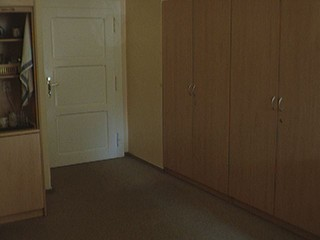
#> input picture Office/Office/img01_0001.jpg, 320 x 240 px; its folder holds 3 pictures in this run; the run also reads 2 pictures not shown here
$ python Project1.py
#> lines starting #> are read from the running program, lines starting #| are printed output that depends on the picture; after the words box and inside, x2 and y2 are one past the last pixel; in counts of white or black regions, pixels touching at a corner belong together
from pathlib import Path
import cv2
import numpy as np
import matplotlib.pyplot as plt

"""
-----------------------Welcome to Project 1! -------------------------------------------

Please start by !!!!!!!!!!!modifying the path!!!!!!!!!!!!! to the image folder below, under SET PATH. Then run

Enter desired standard deviations. Those used in the report are 0.8, 1.5, and 3 for both t and s, in increasing order.

- First Window
you will see only the results of each temporal derivative filter, labelled.
To advance to the next part, x out of the window.

- Second Window
you will see every combination of spatial filter and temporal filter.
The columns of the grid are labelled. The rows from top to bottom show:
            the original image
            0.5[-1 0 1]
            1D gaussian derivative with std dev of 0.8
            1D gaussian derivative with std dev of 1.5
            1D gaussian derivative with std dev of 3
again, x out of the window to advance to the next part

- Third Window
the best temporal filter and spatial filter combination was determined visually, then adaptive thresholding was applied.
You will see the results of three different values of k, which can be adjusted in the USER INPUT section of the code.
x out of the window to end the program.

-------------------Please email if there are any questions or concerns ----------------------------

miles.l@northeastern.edu
shen.mat@northeastern.edu
"""


# - SET PATH - -----------------------------------------------------------------------------------------------------------
# Currently set up to run as long as the zip folder was extracted in the same directory as the python file exists in
# please replace images_dir with path to folder of images! Make sure it is a path object. For example:

#images_dir = Path("C:/Users/lilym/Desktop/CV-Spring2026/RedChair/RedChair/")


images_dir = Path(__file__).parent / "Office" / "Office"
image_files = sorted(images_dir.glob("*.jpg"))
print("number of images found:", len(image_files))

# - USER INPUT -
print("\nPlease enter three standard deviations (tσ) for the temporal 1D Gaussian Derivative filter, in INCREASING order:")
t1 = float(input("tσ 1: "))
#> the answer given: 1
t2 = float(input("tσ 2: "))
#> the answer given: 3
t3 = float(input("tσ 3: "))
#> the answer given: 3

print("\nPlease enter three standard deviations (sσ) for the spatial smoothing 2D Gaussian filter, in INCREASING order:")
s1 = float(input("sσ 1: "))
#> the answer given: 1
s2 = float(input("sσ 2: "))
#> the answer given: 3
s3 = float(input("sσ 3: "))
#> the answer given: 3

# threshold multipliers for Part 3
k_values = [2.5, 4.0, 6.0]


# - FUNCTION DEFINITIONS - ----------------------------------------------------------------------------------------------------------

# 1D gaussian derivative
def GaussianDeriv_1D(t_sigma):
    r = int(np.ceil(3 * t_sigma))
    t = np.arange(-r, r + 1, dtype=np.float32)
    filt = -(t / (t_sigma ** 2)) * np.exp(-(t ** 2) / (2 * t_sigma ** 2))
    filt = filt / (np.sum(np.abs(filt)) + 1e-12)
    return filt.astype(np.float32), r

def apply_GausDeriv1D_stack(stack, filt):
    acc = None
    for idx, img in enumerate(stack):
        w = filt[idx]
        if acc is None:
            acc = w * img
        else:
            acc += w * img
    return acc

# 2D spatial filtering ALL
def spatial_filtering(gray, mode, sigma=1.0):
    if mode == "box3x3":
        return cv2.blur(gray, (3, 3))
    if mode == "box5x5":
        return cv2.blur(gray, (5, 5))
    if mode == "gauss":
        return cv2.GaussianBlur(gray, (0, 0), sigma)
    return gray


#threshholding
def threshold(grad_abs, k):
    sigma_est = np.median(grad_abs) / 0.67449
    return k * sigma_est

# loading all images into memory to try to make it faster
all_images = [cv2.imread(str(f), cv2.IMREAD_GRAYSCALE).astype(np.float32) for f in image_files]
#> all_images = 3 items


# - PART 1 - -----------------------------------------------------------------------------------------------------------------------
print("PART 1 – Temporal Filter Comparison")

f1, r1 = GaussianDeriv_1D(t1)
f2, r2 = GaussianDeriv_1D(t2)
f3, r3 = GaussianDeriv_1D(t3)

max_r = max(r1, r2, r3, 1)

fig1 = plt.figure("PART 1 – Temporal Filter Comparison", figsize=(18, 6))
plt.ion()

for i in range(max_r, len(all_images) - max_r):
    if not plt.fignum_exists(fig1.number):  # stop if user hits x
        break

    original = all_images[i]

    # 0.5[-1 0 1] temporal filter
    prev = all_images[i - 1]
    next = all_images[i + 1]
    simple = 0.5 * (next - prev)

    # 1D gaussian derivative results

    d1 = apply_GausDeriv1D_stack(all_images[i - r1:i + r1 + 1], f1)
    d2 = apply_GausDeriv1D_stack(all_images[i - r2:i + r2 + 1], f2)
    d3 = apply_GausDeriv1D_stack(all_images[i - r3:i + r3 + 1], f3)

    plt.clf()
    titles = ["Original", "0.5[-1 0 1]", f"1D Gaussian Derivative \n  tσ={t1}", f"1D Gaussian Derivative \n  tσ={t2}", f"1D Gaussian Derivative \n tσ={t3}"]
    images = [original, np.abs(simple), np.abs(d1), np.abs(d2), np.abs(d3)]

    for j in range(2):
        plt.subplot(2, 3, j + 1)
        plt.imshow(images[j], cmap="gray")
        plt.title(titles[j])
        plt.axis("off")
    for j in range(3):
        plt.subplot(2, 3, j + 4)
        plt.imshow(images[j + 2], cmap="gray")
        plt.title(titles[j + 2])
        plt.axis("off")

    plt.pause(0.01)
#> this loop made 0 passes

plt.ioff()
plt.show()


# - PART TWO - -----------------------------------------------------------------------------------------------------------------------------------

print("PART 2 – Spatial + Temporal Filter Comparison")

fig2 = plt.figure("PART 2 – Spatial + Temporal Filter Comparison", figsize=(20, 15))
plt.ion()

# computing spatially filtered version of all versions of the image created in part 1
spatial_modes = ["none", "box3x3", "box5x5", "gauss_s1", "gauss_s2", "gauss_s3"]
pre_spatial = []
for img in all_images:
    pre_spatial.append([
        img,
        spatial_filtering(img, "box3x3"),
        spatial_filtering(img, "box5x5"),
        spatial_filtering(img, "gauss", s1),
        spatial_filtering(img, "gauss", s2),
        spatial_filtering(img, "gauss", s3)
    ])
#> this loop made 3 passes
#> after the loop, pre_spatial = 3 items

temporal_filters = [("Original", None, 0), ("0.5[-1 0 1]", None, 1), (f"tσ={t1}", f1, r1), (f"tσ={t2}", f2, r2), (f"tσ={t3}", f3, r3)]
n_temporal = len(temporal_filters)
n_spatial = len(spatial_modes)

for i in range(max_r, len(all_images) - max_r):
    if not plt.fignum_exists(fig2.number):  # stop if user hits x
        break

    results = []

    for temp_name, filt, r in temporal_filters:
        for s_idx in range(n_spatial):
    # select prefiltered image stack
            if temp_name == "Original":
                results.append(pre_spatial[i][s_idx])
            elif temp_name == "0.5[-1 0 1]":
                prev_s = pre_spatial[i - 1][s_idx]
                next_s = pre_spatial[i + 1][s_idx]
                results.append(0.5 * (next_s - prev_s))
            else:
                stack = [pre_spatial[i + offset][s_idx] for offset in range(-r, r + 1)]
                results.append(apply_GausDeriv1D_stack(stack, filt))

    plt.clf()

    for idx, res in enumerate(results):
        plt.subplot(n_temporal, n_spatial, idx + 1)
        plt.imshow(np.abs(res), cmap="gray")
        plt.axis("off")
        t_idx = idx // n_spatial
        s_idx = idx % n_spatial
        if t_idx == 0:
            plt.title(["Orig","3x3 Box","5x5 Box",f"Gauss s1={s1}",f"Gauss s2={s2}",f"Gauss s3={s3}"][s_idx], fontsize=8)
        if s_idx == 0:
            plt.ylabel(temporal_filters[t_idx][0], fontsize=8)

    plt.pause(0.01)

plt.ioff()
plt.show()

# - PART THREE - -------------------------------------------------------------------------------------------------------------------------------------

print("PART 3 – Threshold Comparison (3x3 Box + 0.5[-1,0,1])")

fig3 = plt.figure("PART 3 – Threshold Comparison", figsize=(20, 8))
plt.ion()

for i in range(1, len(all_images) - 1):

    if not plt.fignum_exists(fig3.number):  # stop if user hits x
        break

    original_color = cv2.imread(str(image_files[i]))

    # reapply 3x3 box filter
    prev = spatial_filtering(all_images[i - 1], "box3x3")
#> in spatial_filtering (call 16), `return cv2.blur(gray, (3, 3))`:
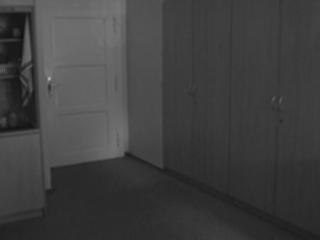
#> returned value: shape (240, 320) float32; min 16.22, max 184, mean 63.8
    next = spatial_filtering(all_images[i + 1], "box3x3")

    # temporal derivative, simple filter
    grad = np.abs(0.5 * (next - prev))
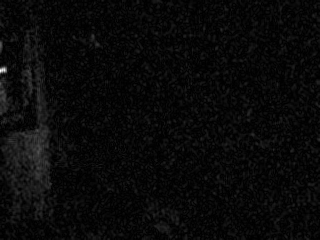
#> grad: shape (240, 320) float32; min 0, max 12, mean 0.457; drawn with min black and max white

    # threshhold masks
    masks = [(grad >= threshold(grad, k)).astype(np.uint8) * 255 for k in k_values]
#> in threshold, `sigma_est = np.median(grad_abs) / 0.67449`: sigma_est = 0.494
#> masks = 3 items

    # Make overlay!!
    T_overlay = threshold(grad, 4.0)
#> T_overlay = 1.98
    overlay_mask = (grad >= T_overlay).astype(np.uint8)
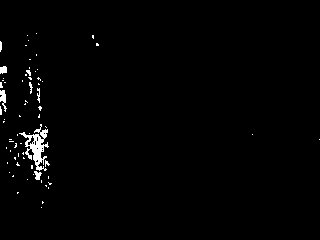
#> overlay_mask: shape (240, 320); values 0 (black) and 1 (white), 1.3% white; 68 white regions (62 under 20 px), largest, box (x1, y1, x2, y2) and area: (19, 124, 49, 171) 505, (0, 90, 7, 112) 81, (0, 66, 7, 74) 47, (34, 171, 42, 180) 45, (37, 88, 40, 103) 29, (29, 82, 33, 94) 24
    overlay_img = original_color.copy()
    overlay_img[overlay_mask == 1] = [0, 0, 255]  # mark changes in red
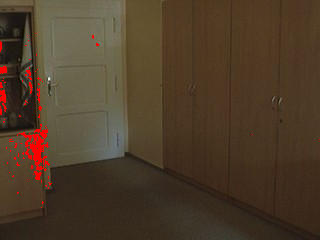
#> overlay_img: shape (240, 320, 3); mean B, G, R 41.6, 60.6, 77.9

    plt.clf()

    # show original image
    plt.subplot(1, 5, 1)
    plt.imshow(cv2.cvtColor(original_color, cv2.COLOR_BGR2RGB))
    plt.title("Original")
    plt.axis("off")

    # show threshold masks
    for j, k in enumerate(k_values):
        plt.subplot(1, 5, j + 2)
        plt.imshow(masks[j], cmap="gray")
        plt.title(f"k = {k}")
        plt.axis("off")

    # show overlay with k=4
    plt.subplot(1, 5, 5)
    plt.imshow(cv2.cvtColor(overlay_img, cv2.COLOR_BGR2RGB))
    plt.title("Overlay k=4")
    plt.axis("off")

    plt.pause(0.01)
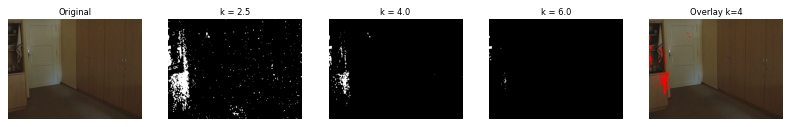
#> figure drawn by matplotlib, 5 panels

plt.ioff()
plt.show()
